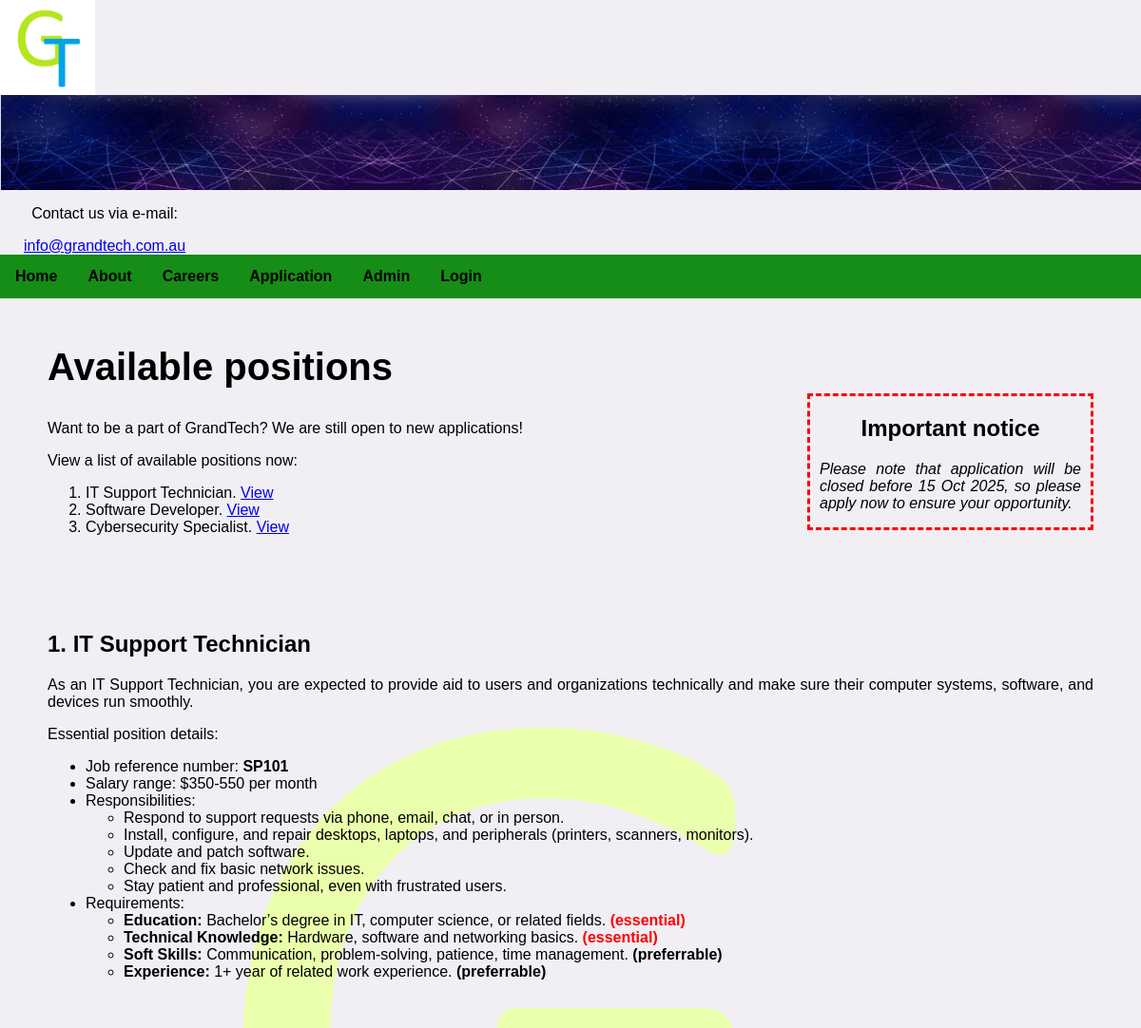
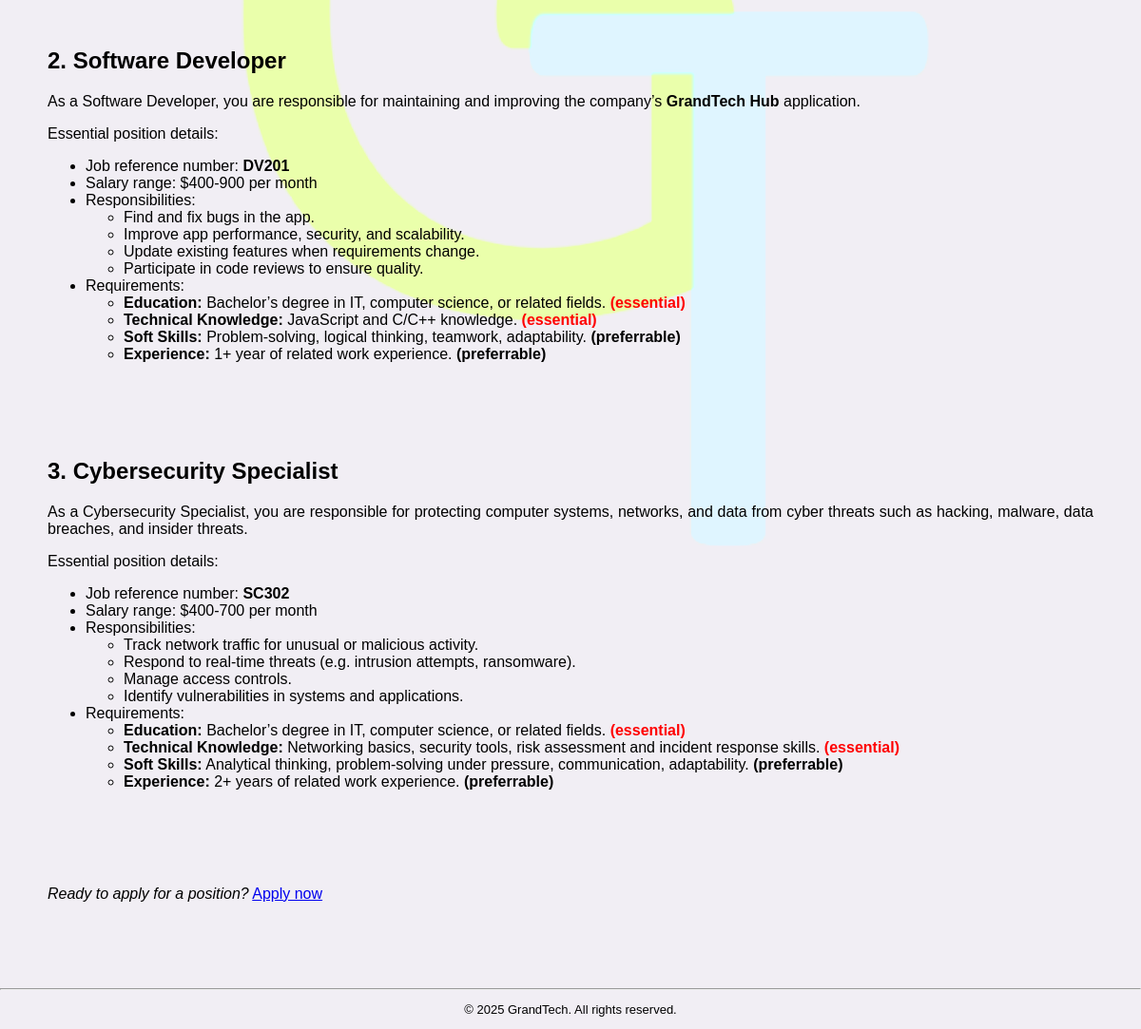
/jobs.php, run on the app's committed database (2 pictures, top to bottom).
### tables this page shows
CREATE TABLE `jobs` (
  `job_id` varchar(5) NOT NULL,
  `name` varchar(50) DEFAULT NULL,
  `brief_desc` varchar(200) DEFAULT NULL,
  `salary` varchar(10) DEFAULT NULL,
  `responsibilities` varchar(400) DEFAULT NULL,
  `education` varchar(100) DEFAULT NULL,
  `knowledge` varchar(100) DEFAULT NULL,
  `soft_skills` varchar(100) DEFAULT NULL,
  `experience` varchar(50) DEFAULT NULL
);

### jobs.php (the view, shortened to what this page needs)
<!DOCTYPE html>
<html lang="en">
<head>
    <link rel="stylesheet" href="styles/styles.css">
</head>
<body>
    <?php include 'header.inc'; ?>
    <main>
        <?php
        require_once("settings.php");
        $conn = mysqli_connect($host, $user, $pwd, $sql_db);
        ?>
        <aside>
            <h2>Important notice</h2>
            <p><em>Please note that application will be closed before 15 Oct 2025, so please apply now to ensure your opportunity.</em></p>
        </aside>
        <section>
            <h1>Available positions</h1>
            <p>Want to be a part of GrandTech? We are still open to new applications!</p>
            <p>View a list of available positions now:</p>
            <ol>
                <li>IT Support Technician. <a href="#itsup">View</a></li>
                <li>Software Developer. <a href="#swdev">View</a></li>
                <li>Cybersecurity Specialist. <a href="#cysec">View</a></li>
            </ol>
        </section>
        <section id="itsup">
            <?php
            $query1 = "SELECT * FROM jobs WHERE job_id = 'SP101'";
            $result1 = mysqli_query($conn, $query1);
            $sp101 = mysqli_fetch_assoc($result1);
            echo "<h2>1. ".$sp101['name']."</h2>";
            echo "<p>".$sp101['brief_desc']."</p>";
            echo "<p>Essential position details:</p>";
            echo "<ul>";
            echo "<li>Job reference number: <strong>".$sp101['job_id']."</strong></li>";
            echo "<li>Salary range: ".$sp101['salary']." per month</li>";
            echo "<li>Responsibilities:";
            echo "<ul>".$sp101['responsibilities']."</ul>";
            echo "</li>";
            echo "<li>Requirements:<ul>";
            echo "<li><strong>Education:</strong> ".$sp101['education']." <strong class='required'>(essential)</strong></li>";
            echo "<li><strong>Technical Knowledge:</strong> ".$sp101['knowledge']." <strong class='required'>(essential)</strong></li>";
            echo "<li><strong>Soft Skills:</strong> ".$sp101['soft_skills']." <strong>(preferrable)</strong></li>";
            echo "<li><strong>Experience:</strong> ".$sp101['experience']." <strong>(preferrable)</strong></li>";
            echo "</ul></li>";
            echo "</ul>";
            ?>
        </section>
        <section id="swdev">
            <?php
            $query2 = "SELECT * FROM jobs WHERE job_id = 'DV201'";
            $result2 = mysqli_query($conn, $query2);
            $dv201 = mysqli_fetch_assoc($result2);
            echo "<h2>2. ".$dv201['name']."</h2>";
            echo "<p>".$dv201['brief_desc']."</p>";
            echo "<p>Essential position details:</p>";
            echo "<ul>";
            echo "<li>Job reference number: <strong>".$dv201['job_id']."</strong></li>";
            echo "<li>Salary range: ".$dv201['salary']." per month</li>";
            echo "<li>Responsibilities:";
            echo "<ul>".$dv201['responsibilities']."</ul>";
            echo "</li>";
            echo "<li>Requirements:<ul>";
            echo "<li><strong>Education:</strong> ".$dv201['education']." <strong class='required'>(essential)</strong></li>";
            echo "<li><strong>Technical Knowledge:</strong> ".$dv201['knowledge']." <strong class='required'>(essential)</strong></li>";
            echo "<li><strong>Soft Skills:</strong> ".$dv201['soft_skills']." <strong>(preferrable)</strong></li>";
            echo "<li><strong>Experience:</strong> ".$dv201['experience']." <strong>(preferrable)</strong></li>";
            echo "</ul></li>";
            echo "</ul>";
            ?>
        </section>
        <section id="cysec">
            <?php
            $query3 = "SELECT * FROM jobs WHERE job_id = 'SC302'";
            $result3 = mysqli_query($conn, $query3);
            $sc302 = mysqli_fetch_assoc($result3);
            echo "<h2>3. ".$sc302['name']."</h2>";
            echo "<p>".$sc302['brief_desc']."</p>";
            echo "<p>Essential position details:</p>";
            echo "<ul>";
            echo "<li>Job reference number: <strong>".$sc302['job_id']."</strong></li>";
            echo "<li>Salary range: ".$sc302['salary']." per month</li>";
            echo "<li>Responsibilities:";
            echo "<ul>".$sc302['responsibilities']."</ul>";
            echo "</li>";
            echo "<li>Requirements:<ul>";
            echo "<li><strong>Education:</strong> ".$sc302['education']." <strong class='required'>(essential)</strong></li>";
            echo "<li><strong>Technical Knowledge:</strong> ".$sc302['knowledge']." <strong class='required'>(essential)</strong></li>";
            echo "<li><strong>Soft Skills:</strong> ".$sc302['soft_skills']." <strong>(preferrable)</strong></li>";
            echo "<li><strong>Experience:</strong> ".$sc302['experience']." <strong>(preferrable)</strong></li>";
            echo "</ul></li>";
            echo "</ul>";
            ?>
        </section>
        <p><em>Ready to apply for a position?</em> <a href="apply.php">Apply now</a></p>
    </main>
    <?php include 'footer.inc'; ?>
</body>
</html>

### header.inc
<header>
    <div class="column">
        <img src="images/GrandTech_logo.png" title="GrandTech Logo" alt="GrandTech Logo" width="100" height="100">
    </div>
    <div class="column">
        <img id="banner" src="images/7E95A2E0-185F-4C72-8F71-460A1BBA1FFD.webp" title="Banner" alt="Banner" width="1200" height="100">
    </div>
    <div class="column" id="mail">
        <p>Contact us via e-mail: </p>
        <a href="mailto:info@grandtech.com.au">info@grandtech.com.au</a>
    </div>
    <?php include 'nav.inc'; ?>
</header>

### nav.inc
<nav>
    <a href="index.php">Home</a>
    <a href="about.php">About</a>
    <a href="jobs.php">Careers</a>
    <a href="apply.php">Application</a>
    <a href="manage.php">Admin</a>
    <a href="login.php">Login</a>
</nav>

### footer.inc
<footer class="clear" id="descfoot">
    <hr>
    <p> &copy; 2025 GrandTech. All rights reserved. </p>
</footer>

### styles/styles.css (style rules this page uses)
* { font-family: Arial, Helvetica, sans-serif }
body { background-color: rgb(241, 238, 244); margin: 0 }
header img { float: left; display: block; }
.column { float: left }
#mail { text-align: center; margin-left: 25px; }
nav { clear: both; background-color: rgb(22, 141, 22); overflow: hidden }
nav a { float: left; display: block; padding: 14px 16px; color: black; text-decoration: none; font-weight: bold; transition: all 0.2s; }
main { margin: 50px; min-width: 50em; text-align: justify; background-image: url(images/GrandTech_logo_bg.png), url(images/GrandTech_logo_bg0.png); background-position: center; background-repeat: no-repeat; background-size: contain; background-blend-mode: color }
section { margin-bottom: 100px }
.clear { clear: both }
ol, ul { text-align: left }
h1 { font-size: 2.5em }
aside { float: right; width: 25%; border: 3px dashed red; padding: 0 10px; margin-top: 50px }
aside h2 { text-align: center }
.required { color: red }
footer { margin-top: 90px }
#descfoot { text-align: center; font-size: small }

### data on the page
jobs: name "IT Support Technician", brief_desc "As an IT Support Technician, you are expected to provide aid to users and organizations technically and make sure their computer systems, software, and devices run smoothly.", job_id "SP101", salary "$350-550", responsibilities "Respond to support requests via phone, email, chat, or in person. Install, configure, and repair desktops, laptops, and peripherals (printers, scanners, monitors). Update and patch software. Check and fix basic network issues. Stay patient and professional, even with frustrated users.", education "Bachelor’s degree in IT, computer science, or related fields.", knowledge "Hardware, software and networking basics.", soft_skills "Communication, problem-solving, patience, time management.", experience "1+ year of related work experience."
jobs: name "Software Developer", brief_desc "As a Software Developer, you are responsible for maintaining and improving the company’s GrandTech Hub application.", job_id "DV201", salary "$400-900", responsibilities "Find and fix bugs in the app. Improve app performance, security, and scalability. Update existing features when requirements change. Participate in code reviews to ensure quality.", education "Bachelor’s degree in IT, computer science, or related fields.", knowledge "JavaScript and C/C++ knowledge.", soft_skills "Problem-solving, logical thinking, teamwork, adaptability.", experience "1+ year of related work experience."
jobs: name "Cybersecurity Specialist", brief_desc "As a Cybersecurity Specialist, you are responsible for protecting computer systems, networks, and data from cyber threats such as hacking, malware, data breaches, and insider threats.", job_id "SC302", salary "$400-700", responsibilities "Track network traffic for unusual or malicious activity. Respond to real-time threats (e.g. intrusion attempts, ransomware). Manage access controls. Identify vulnerabilities in systems and applications.", education "Bachelor’s degree in IT, computer science, or related fields.", knowledge "Networking basics, security tools, risk assessment and incident response skills.", soft_skills "Analytical thinking, problem-solving under pressure, communication, adaptability.", experience "2+ years of related work experience."
